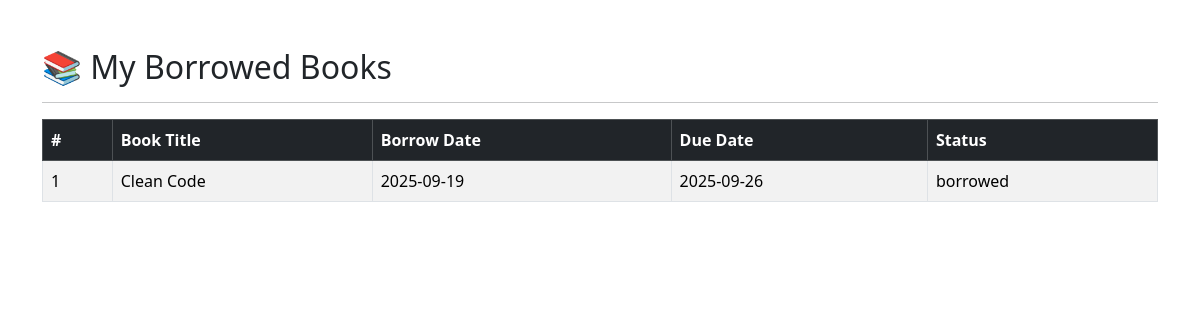
The page /libary/my_borrows.php (signed in) on the database its author committed.
### tables this page shows
CREATE TABLE `borrows` (
  `id` int NOT NULL AUTO_INCREMENT,
  `user_id` int NOT NULL,
  `book_id` int NOT NULL,
  `borrow_date` date NOT NULL DEFAULT (curdate()),
  `due_date` date NOT NULL,
  `return_date` date DEFAULT NULL,
  `status` enum('borrowed','returned') DEFAULT 'borrowed',
  `created_at` timestamp NULL DEFAULT CURRENT_TIMESTAMP,
  PRIMARY KEY (`id`),
  KEY `user_id` (`user_id`),
  KEY `book_id` (`book_id`),
  CONSTRAINT `borrows_ibfk_1` FOREIGN KEY (`user_id`) REFERENCES `users` (`id`) ON DELETE CASCADE,
  CONSTRAINT `borrows_ibfk_2` FOREIGN KEY (`book_id`) REFERENCES `books` (`id`) ON DELETE CASCADE
);

CREATE TABLE `books` (
  `id` int NOT NULL AUTO_INCREMENT,
  `title` varchar(200) NOT NULL,
  `author` varchar(150) NOT NULL,
  `category` varchar(100) DEFAULT NULL,
  `quantity` int DEFAULT '1',
  `created_at` timestamp NULL DEFAULT CURRENT_TIMESTAMP,
  PRIMARY KEY (`id`)
);

### libary/my_borrows.php (the view, shortened to what this page needs)
<?php
require 'config.php';
$user_id = $_SESSION['user_id'];
$stmt = $conn->prepare("
    SELECT b.title, br.borrow_date, br.due_date, br.status
    FROM borrows br
    JOIN books b ON br.book_id = b.id
    WHERE br.user_id = ?
    ORDER BY br.borrow_date DESC
");
$stmt->bind_param("i", $user_id);
$stmt->execute();
$result = $stmt->get_result();
$borrows = [];
while ($row = $result->fetch_assoc()) {
    $borrows[] = $row;
}
?>
<!DOCTYPE html>
<html lang="en">
<head>
<link href="https://cdn.jsdelivr.net/npm/bootstrap@5.3.3/dist/css/bootstrap.min.css" rel="stylesheet">
</head>
<body>
<div class="container mt-5">
    <h2>📚 My Borrowed Books</h2>
    <hr>
    <?php if(count($borrows) > 0): ?>
    <table class="table table-striped table-bordered">
        <thead class="table-dark">
            <tr>
                <th>#</th>
                <th>Book Title</th>
                <th>Borrow Date</th>
                <th>Due Date</th>
                <th>Status</th>
            </tr>
        </thead>
        <tbody>
            <?php $i = 1; foreach($borrows as $br): ?>
            <tr>
                <td><?= $i++; ?></td>
                <td><?= htmlspecialchars($br['title']); ?></td>
                <td><?= htmlspecialchars($br['borrow_date']); ?></td>
                <td><?= htmlspecialchars($br['due_date']); ?></td>
                <td><?= htmlspecialchars($br['status']); ?></td>
            </tr>
            <?php endforeach; ?>
        </tbody>
    </table>
    <?php else: ?>
    <p>You have not borrowed any books yet.</p>
    <?php endif; ?>
</div>
</body>
</html>

### rows shown on the page
borrows: book.title "Clean Code", borrow_date "2025-09-19", due_date "2025-09-26", status "borrowed"
